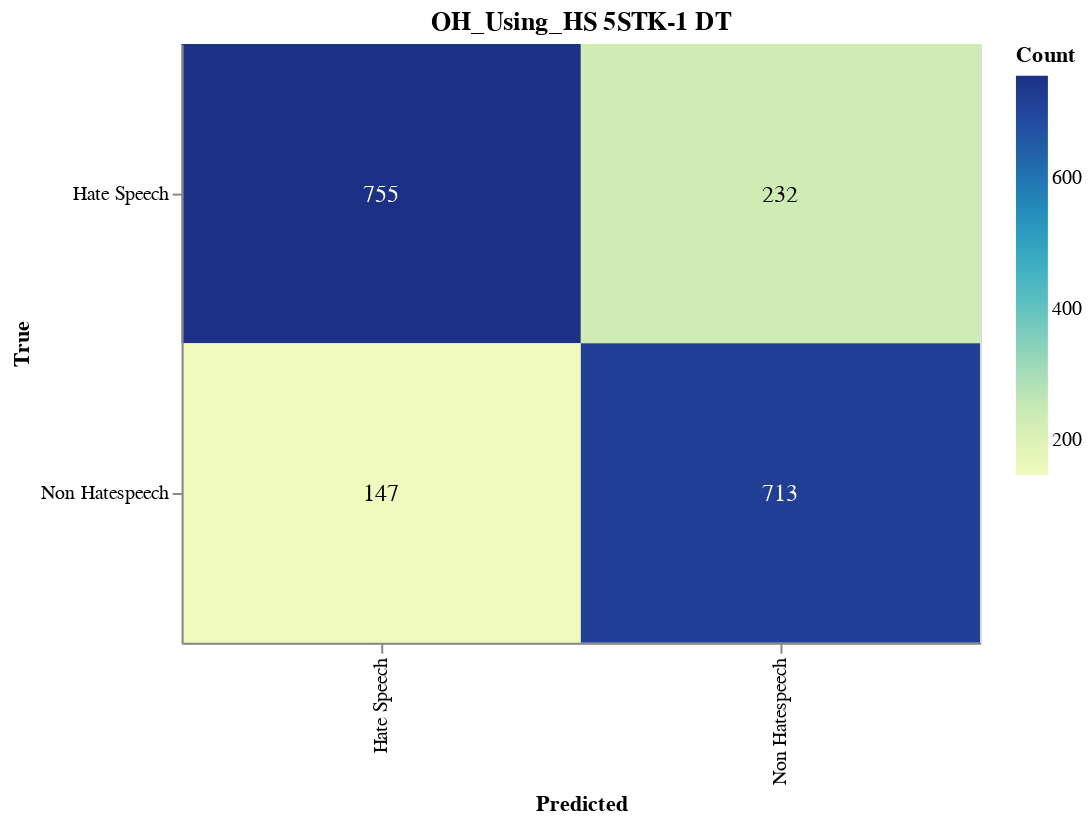

This figure's notebook cell:
### Markdown cell above
#### Save CM

### Code cell
import altair as alt
import altair_saver
import pandas as pd
from sklearn.metrics import confusion_matrix

# Calculate the confusion matrix
cm = confusion_matrix(y_val, adjusted_predictions)

# Define class names
class_names = ['Hate Speech', 'Non Hatespeech']

# Convert confusion matrix to DataFrame
cm_df = pd.DataFrame(cm, index=class_names, columns=class_names).reset_index().melt(id_vars='index')
cm_df.columns = ['True', 'Predicted', 'Count']

# Ensure the order of categories
cm_df['True'] = pd.Categorical(cm_df['True'], categories=class_names, ordered=True)
cm_df['Predicted'] = pd.Categorical(cm_df['Predicted'], categories=class_names, ordered=True)

# Create the Altair plot
heatmap = alt.Chart(cm_df).mark_rect().encode(
    x=alt.X('Predicted:O', sort=class_names),
    y=alt.Y('True:O', sort=class_names),
    color='Count:Q',
    tooltip=['True', 'Predicted', 'Count']
).properties(
    width=400,
    height=300,
    title='OH_Using_HS 5STK-1 DT'
)

# Add text labels
text = heatmap.mark_text(
    align='center',
    baseline='middle',
    fontSize=12
).encode(
    text='Count:Q',
    color=alt.condition(
        alt.datum.Count > cm.max() / 2,
        alt.value('white'),
        alt.value('black')
    )
)

# Combine heatmap and text
final_chart = heatmap + text

# Display the plot
final_chart.show()

### Figure 1 — Vega-Lite specification as saved in the notebook (floating-point values rounded to 4 significant figures)
{"config": {"view": {"continuousWidth": 300, "continuousHeight": 300}}, "layer": [{"mark": {"type": "rect"}, "encoding": {"color": {"field": "Count", "type": "quantitative"}, "tooltip": [{"field": "True", "type": "ordinal"}, {"field": "Predicted", "type": "ordinal"}, {"field": "Count", "type": "quantitative"}], "x": {"field": "Predicted", "sort": ["Hate Speech", "Non Hatespeech"], "type": "ordinal"}, "y": {"field": "True", "sort": ["Hate Speech", "Non Hatespeech"], "type": "ordinal"}}, "title": "OH_Using_HS 5STK-1 DT"}, {"mark": {"type": "text", "align": "center", "baseline": "middle", "fontSize": 12}, "encoding": {"color": {"condition": {"test": "(datum.Count > 377.5)", "value": "white"}, "value": "black"}, "text": {"field": "Count", "type": "quantitative"}, "tooltip": [{"field": "True", "type": "ordinal"}, {"field": "Predicted", "type": "ordinal"}, {"field": "Count", "type": "quantitative"}], "x": {"field": "Predicted", "sort": ["Hate Speech", "Non Hatespeech"], "type": "ordinal"}, "y": {"field": "True", "sort": ["Hate Speech", "Non Hatespeech"], "type": "ordinal"}}, "title": "OH_Using_HS 5STK-1 DT"}], "data": {"name": "data-ab4775ac2026637c9e7a82caeb7ec1c4"}, "height": 300, "width": 400, "$schema": "https://vega.github.io/schema/vega-lite/v5.17.0.json", "datasets": {"data-ab4775ac2026637c9e7a82caeb7ec1c4": [{"True": "Hate Speech", "Predicted": "Hate Speech", "Count": 755}, {"True": "Non Hatespeech", "Predicted": "Hate Speech", "Count": 147}, {"True": "Hate Speech", "Predicted": "Non Hatespeech", "Count": 232}, {"True": "Non Hatespeech", "Predicted": "Non Hatespeech", "Count": 713}]}}
